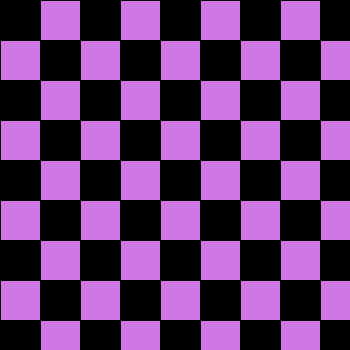
Frame 1 (no input)
Frame 60 (the mouse pressed at the canvas centre just before this capture): identical to frame 1, image omitted
Frame 120 (the mouse held since frame 60 and released just before this capture): identical to frame 1, image omitted

The Processing sketch that drew this single still picture (run headless with seeded random() and noise(); from frame 60 on, the mouse is pressed at the canvas centre):

// Processing sketch: TaskFive_chessboard
// ── TaskFive_chessboard.pde
/* 
In this task you will create an integer array with 2 dimensions, that holds values of 0, 1, 0, 1, etc. The instructions below will help you get started. 
What has been left out, is how to assign the alternating value of 0's and 1's.
5.a Create a double int called board[][] with the length of 8 in both arrays. 
5.b In setup() set the size to 350, 350 
5.c In setup() create a double for loop that loops through the board and alternates between assigning the value of 0 and 1 (e.g. board[x][y] = 0;). 
5.d In draw() create a double for loop that loops through the board and draws a rect for each element with the sideLength of 40 (e.g. rect(x * sideLength, y * sideLength, sideLength, sideLength); ) 
5.e Before drawing the rect in the previous step, add a fill() statement, that fills with the value of 0 if the board[x][y] == 0.
*/

int first = 8; 
int second = 8; 
int[][] board = new int[first][second]; //5.a 
int sideLength = 40;

void setup() {
  size(350, 350); //5.b
  
  //5.c
  for (int i = 0; i < board.length; i++) {
    for (int j = 0; j < board.length; j++) {
      board[i][j] = 0;
    }
  }
}
  
void draw() {
  rectMode(CORNER);
  background(0);
  
  //5.d 
  for (int i = 0; i <= board.length; i++) {
    for (int j = 0; j <= board.length; j++) {
      if ((i + j) % 2 == 0) {
        fill(0);  // 5.e
        rect(i * sideLength, j * sideLength, sideLength, sideLength);
      } else {
        fill(#D076E5); //adds purple color
        rect(i * sideLength, j * sideLength, sideLength, sideLength);
      }
    }
  }
}
